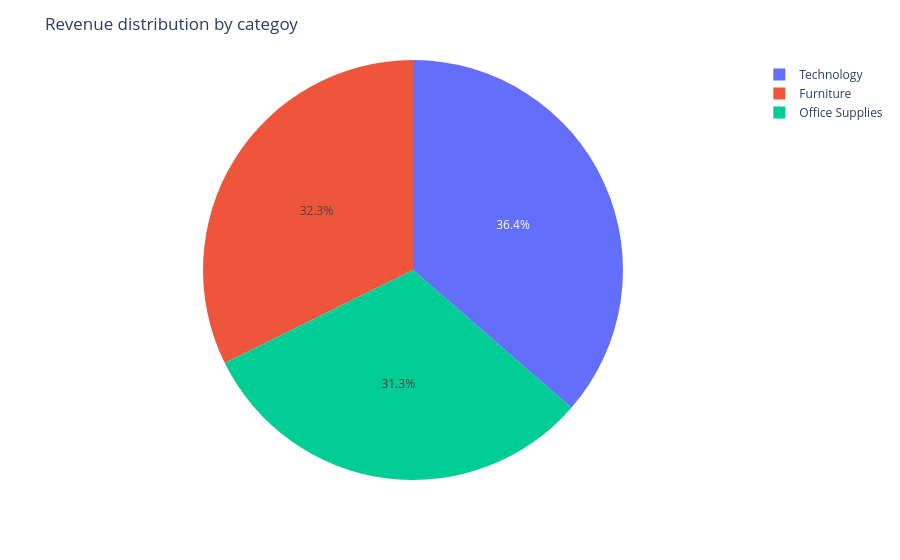

The notebook cell this image was saved under:
### Code cell
fig1 = px.pie(data_frame=most_revenue_cat, names='Category', values='Sales')
fig1.update_layout(title="Revenue distribution by categoy")
fig1.show()

### Figure 1 — Plotly figure (JSON) as saved in the notebook; plotly's stock layout.template omitted (floating-point values rounded to 4 significant figures)
{"data": [{"domain": {"x": [0, 1], "y": [0, 1]}, "hovertemplate": "Category=%{label}<br>Sales=%{value}<extra></extra>", "labels": ["Technology", "Furniture", "Office Supplies"], "legendgroup": "", "name": "", "showlegend": true, "type": "pie", "values": [836200.0, 742000.0, 719000.0]}], "layout": {"legend": {"tracegroupgap": 0}, "margin": {"t": 60}, "title": {"text": "Revenue distribution by categoy"}}}
